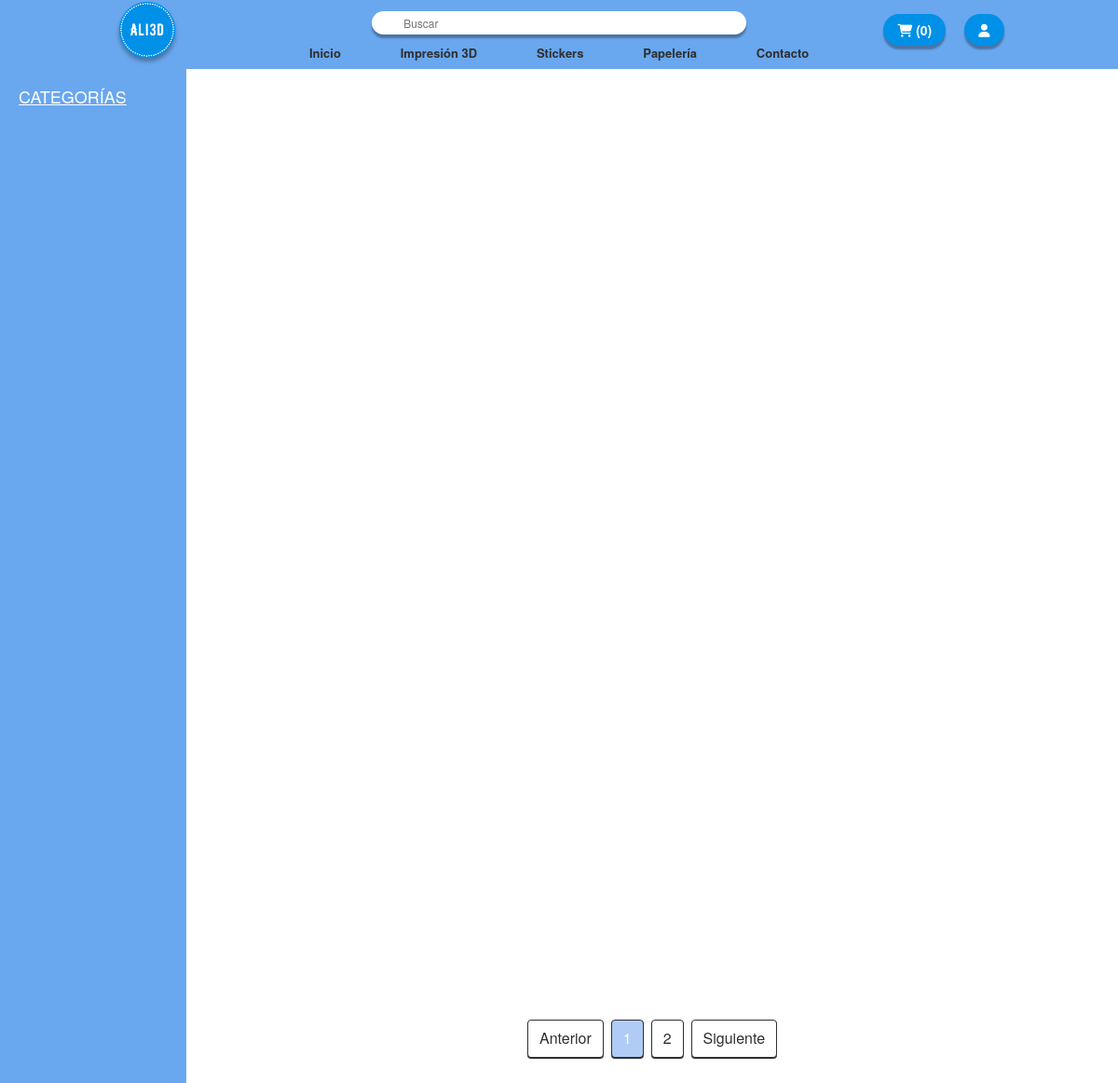
The page /app/tienda_papel.php?is_3d=3 on the database as committed earlier.
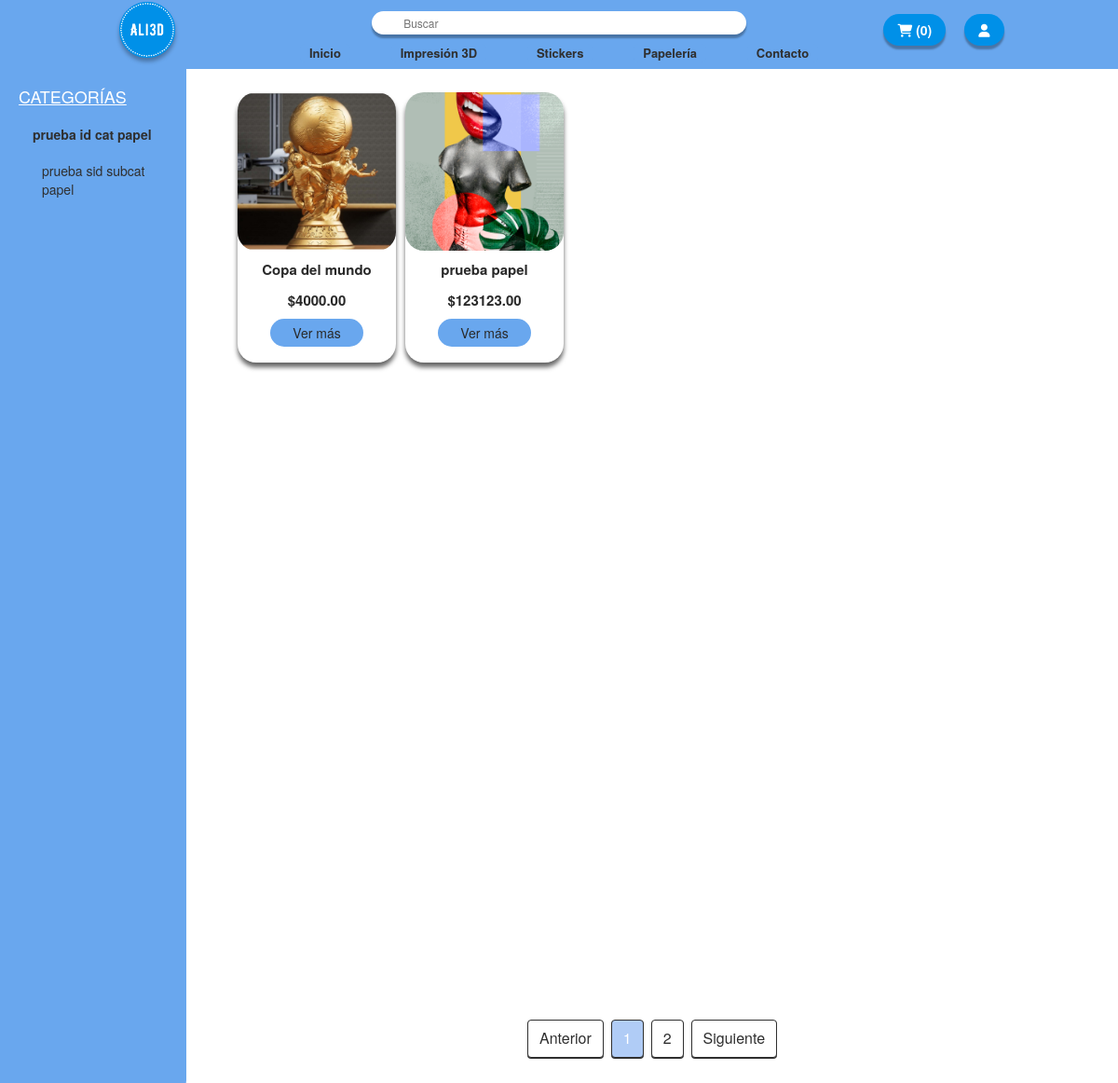
The same page on the database as committed later.
### tables this page shows
CREATE TABLE `categorias_papel` (
  `id_cat_papel` int(11) NOT NULL,
  `nombre_cat_papel` varchar(50) NOT NULL
);

CREATE TABLE `subcategorias_papel` (
  `id_subcat_papel` int(11) NOT NULL,
  `nombre_subcat_papel` varchar(50) NOT NULL,
  `id_cat_papel` int(11) NOT NULL
);

CREATE TABLE `productos` (
  `id` int(11) NOT NULL,
  `nombre` varchar(255) DEFAULT NULL,
  `descripcion` text DEFAULT NULL,
  `precio` decimal(10,2) DEFAULT NULL,
  `id_categoria` int(4) DEFAULT NULL,
  `id_subcategoria` int(4) NOT NULL,
  `stock` int(4) NOT NULL,
  `popular` int(11) NOT NULL DEFAULT 0,
  `imagen` varchar(255) DEFAULT NULL,
  `imagen2` text NOT NULL,
  `imagen3` text NOT NULL,
  `imagen4` text NOT NULL,
  `is_3d` int(1) NOT NULL
);

### app/tienda_papel.php (the view, shortened to what this page needs)
<?php
require('funciones.php');
?>
<!DOCTYPE html>
<html lang="es">
<head>
  <link rel="stylesheet" href="https://maxcdn.bootstrapcdn.com/bootstrap/3.4.1/css/bootstrap.min.css">
  <link rel="stylesheet" href="../estilos/estilo_navbar.css">
  <link rel="stylesheet" href="../estilos/estilo_tienda.css">
  <link rel="stylesheet" href="../estilos/estilo_productos_card.css">
</head>
<body>
  <?php
    include('navbar.php');
  ?>
  <section id="page">
    <div id="menu" class="col-md-2">
    <div class="list-group">
      <h4>CATEGORÍAS</h4>
      <?php
        $is_3d = isset($_GET['is_3d']) ? $_GET['is_3d'] : '';
        $query_categorias = "SELECT id_cat_papel, nombre_cat_papel FROM categorias_papel";
        $result_categorias = mysqli_query($conexion, $query_categorias);
        while ($categoria = mysqli_fetch_assoc($result_categorias)) {
            $enlace_categoria = "tienda_papel.php?categoria=" . $categoria['id_cat_papel'];
            $enlace_categoria .= ($is_3d !== '') ? "&is_3d=$is_3d" : '';
            echo '<a href="' . $enlace_categoria . '" class="list-group-item" id="main-category">' . $categoria['nombre_cat_papel'] . '</a>';
            $query_subcategorias = "SELECT id_subcat_papel, nombre_subcat_papel FROM subcategorias_papel WHERE id_cat_papel=" . $categoria['id_cat_papel'];
            $result_subcategorias = mysqli_query($conexion, $query_subcategorias);
            while ($subcategoria = mysqli_fetch_assoc($result_subcategorias)) {
                $enlace_subcategoria = "tienda_papel.php?categoria=" . $categoria['id_cat_papel'] . '&subcategoria=' . $subcategoria['id_subcat_papel'];
                $enlace_subcategoria .= ($is_3d !== '') ? "&is_3d=$is_3d" : '';
                echo '<a href="' . $enlace_subcategoria . '" class="list-group-item" id="sub-category">' . $subcategoria['nombre_subcat_papel'] . '</a>';
            }
        }
      ?>
    </div>
  </div>
  <section id="seccion-productos">
    <div class="productos">
      <ul class="productos-list">
          <?php
            $is_3d = isset($_GET['is_3d']) ? $_GET['is_3d'] : '';
            $productosArray = [];
            while ($producto = mysqli_fetch_array($resultado)) {
                $productosArray[] = $producto;
            }
            if ($is_3d !== '') {
                $productosFiltrados = array_filter($productosArray, function($producto) use ($is_3d) {
                    return $producto['is_3d'] == $is_3d;
                });
            } else {
                $productosFiltrados = $productosArray;
            }
            $productos_por_pagina = 15;
            if (isset($_GET['pagina'])) {
                $pagina_actual = intval($_GET['pagina']);
            } else {
                $pagina_actual = 1;
            }
            $offset = ($pagina_actual - 1) * $productos_por_pagina;
            $productosMostrar = array_slice($productosFiltrados, $offset, $productos_por_pagina);
            foreach ($productosMostrar as $producto) {
                echo "<div class='card'><a href='../app/producto.php?id=". $producto['id'] . "'>";
                echo "<div class='card-img'><img class='card-img' src='" . $producto['imagen'] . "' alt='" . $producto['nombre'] . "'></div>";
                echo "<div class='card-info'>";
                echo "<p class='text-title'>" . $producto['nombre'] . "</p>";
                echo "</div>";
                echo "<div class='card-footer'>";
                echo "<span class='text-title'> $" . $producto['precio'] . "</span></a>";
                echo "<a href='../app/producto.php?id=". $producto['id'] . "'><div class='card-button'> Ver más";
                echo "</div></a>";
                echo "</div></div>";
            }
          ?>
      </ul>
    </div>
  </section>
  <div class="pagination">
    <?php
      $is_3d = isset($_GET['is_3d']) ? $_GET['is_3d'] : '';
      if (isset($_GET['pagina'])) {
          $pagina_actual = intval($_GET['pagina']);
      } else {
          $pagina_actual = 1;
      }
      $query_total = "SELECT COUNT(*) as total FROM productos";
      $resultado_total = mysqli_query($conexion, $query_total);
      $fila_total = mysqli_fetch_assoc($resultado_total);
      $total_productos = $fila_total['total'];
      $total_paginas = ceil($total_productos / $productos_por_pagina);
      $pagina_anterior = $pagina_actual - 1;
      $enlace_anterior = ($pagina_anterior > 1) ? "tienda_papel.php?pagina=$pagina_anterior&is_3d=$is_3d" : "tienda_papel.php?pagina=1&is_3d=$is_3d";
      echo "<a href='$enlace_anterior'>Anterior</a>";
      for ($i = 1; $i <= $total_paginas; $i++) {
          $enlace_pagina = "tienda_papel.php?pagina=$i&is_3d=$is_3d";
          if ($i == $pagina_actual) {
              echo "<span class='current'>$i</span>";
          } else {
              echo "<a href='$enlace_pagina'>$i</a>";
          }
      }
      $pagina_siguiente = $pagina_actual + 1;
      $enlace_siguiente = ($pagina_siguiente <= $total_paginas) ? "tienda_papel.php?pagina=$pagina_siguiente&is_3d=$is_3d" : "tienda_papel.php?pagina=$total_paginas&is_3d=$is_3d";
      echo "<a href='$enlace_siguiente'>Siguiente</a>";
    ?>
</div>
  </section>
  </body>
</html>

Rows that differ between the two databases and show on the page:
added categorias_papel: nombre_cat_papel "prueba id cat papel"
added subcategorias_papel: nombre_subcat_papel "prueba sid subcat papel"
added productos: imagen (picture), nombre "Copa del mundo", precio "4000.00"
added productos: imagen (picture), nombre "prueba papel", precio "123123.00"
